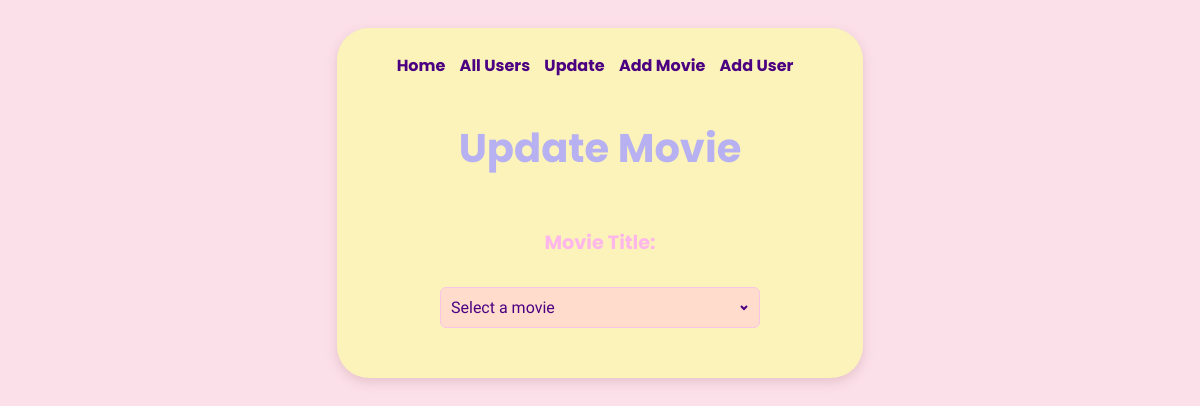
Before: /update_movie?movie_id_select=14 with the older database file.
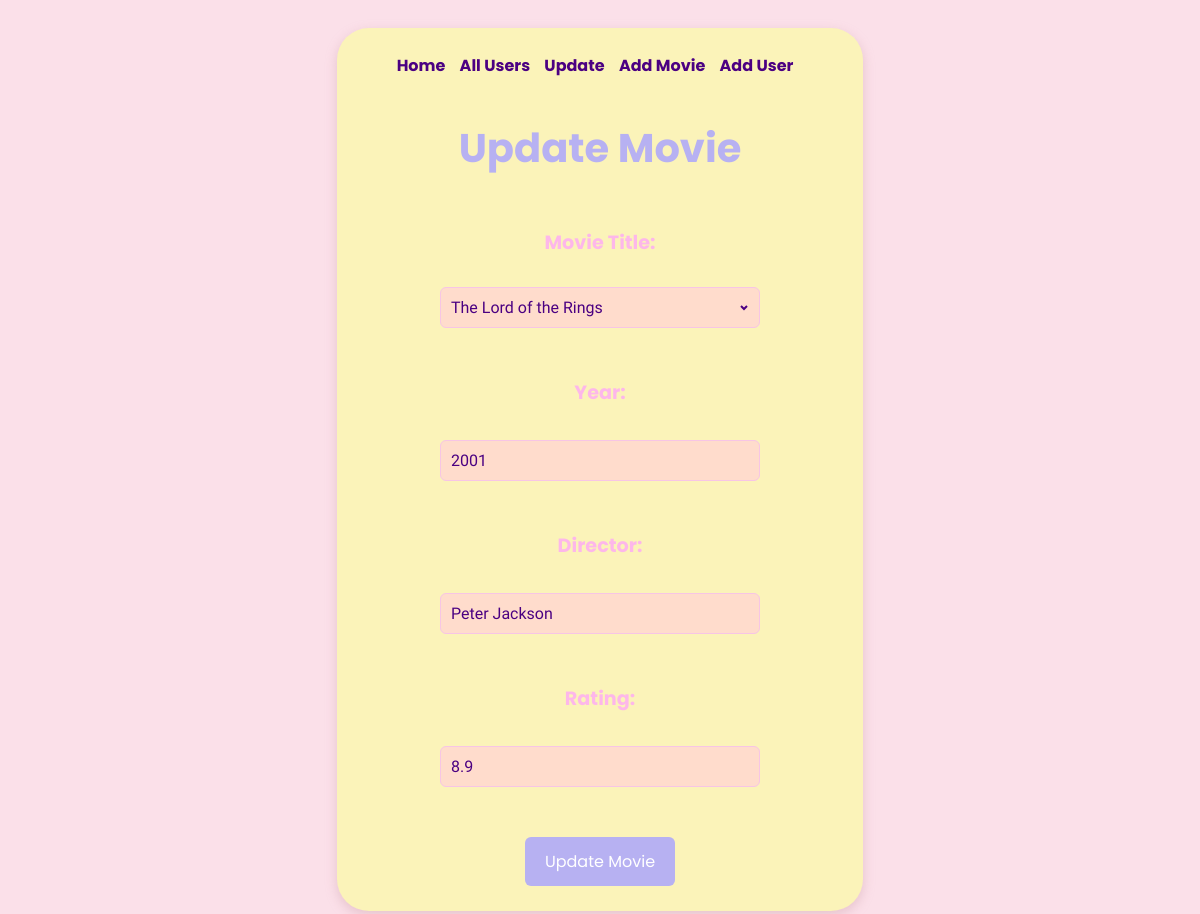
After: the same page with the newer database file.
### datamanager/data_models.py (models this page shows, shortened)
class Movie(db.Model):
    __tablename__ = "movies"
    id = Column(Integer, primary_key=True, autoincrement=True)
    name = Column(String)
    director = Column(String)
    year = Column(Integer)
    rating = Column (Float)

### app.py (the view)
@app.route('/update_movie', methods=['GET'])
def get_selected_movie_information():
    selected_movie = None
    all_movies = data_models.Movie.query.all()
    movie_id = request.args.get('movie_id_select')
    if movie_id is not None:
        selected_movie = data_models.Movie.query.filter_by(id=movie_id).first()
    return render_template('update_movie.html', movies=all_movies, selected_movie=selected_movie)

### templates/update_movie.html (shortened to what this page needs)
<!DOCTYPE html>
<html lang="en">
<head>
    <link rel="stylesheet" href="/static/styles.css">
</head>
<body>
<main>
    <nav>
        <a class="nav_element" href="/">Home</a>
        <a class="nav_element" href="/users">All Users</a>
        <a class="nav_element" href="/update_movie">Update</a>
        <a class="nav_element" href="/add_movie">Add Movie</a>
        <a class="nav_element" href="/add_user">Add User</a>
    </nav>
    <h1>Update Movie</h1>
    <form action="/update_movie" method="GET" id="select_menu_form_id">
        <label for="title">Movie Title:</label>
        <div class="dropdown">
        <select id="title" name="movie_id_select" onchange="document.getElementById('select_menu_form_id').submit()" required>
            <option value="">Select a movie</option>
            {% for movie in movies %}
            <option value="{{ movie.id }}"{% if movie == selected_movie %}selected{% endif %}>{{ movie.name }}</option>
            {% endfor %}
        </select>
        </div>
    </form>
    {% if selected_movie %}
        <form action="/update_movie" method="POST" id="update_movie_form_id"><br>
        <label for="year">Year:</label><br>
        <input type="number" id="year" name="year" value="{{ selected_movie.year }}" required><br><br>
        <label for="director">Director:</label><br>
        <input type="text" id="director" name="director" value="{{ selected_movie.director }}" required><br><br>
        <label for="rating">Rating:</label><br>
        <input type="number" id="rating" name="rating" step="0.1" min="0" max="10" value="{{ selected_movie.rating }}"
               required><br><br>
        <button type="submit">Update Movie</button>
        {% endif %}
    </form>
</main>
</body>
</html>

Changed rows visible on the page:
added Movie: year "2001", director "Peter Jackson", rating "8.9"
Other visible differences:
form field movie_id_select: "Select a movie" → "The Lord of the Rings"
text now shown: "Year: Director: Rating: Update Movie"
